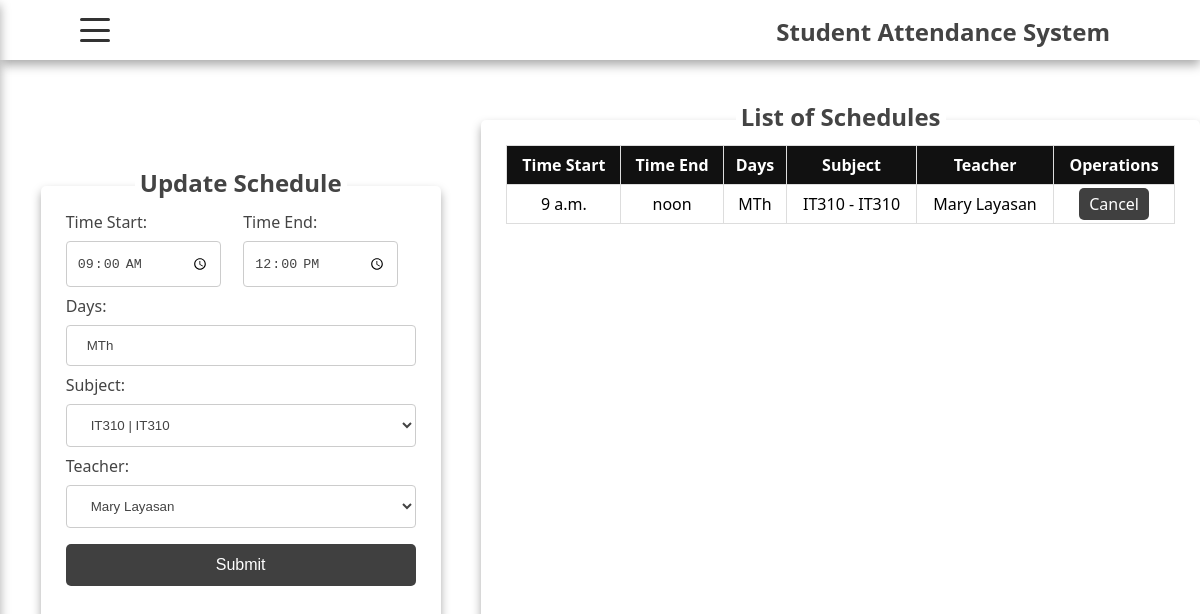
Page /schedule/update_schedule/1 on the committed database.
### student/models.py (models this page shows, shortened)
class Schedule(models.Model):
    timestart = models.TimeField()
    timeend = models.TimeField()
    days = models.CharField(max_length=50)
    subject_id = models.ForeignKey(Subject, on_delete=models.CASCADE)
    teacher_id = models.ForeignKey(Teacher, on_delete=models.CASCADE)

class Subject(models.Model):
    name = models.CharField(max_length=100)
    description = models.TextField(blank=True, null=True)
    section = models.CharField(max_length=50)
    def __str__(self):
        return f"{self.name} - {self.section}"

class Teacher(models.Model):
    firstname = models.CharField(max_length=100)
    lastname = models.CharField(max_length=100)
    def __str__(self):
        return f"{self.firstname} {self.lastname}"

### student/views.py (the view)
# urls.py: path('schedule/update_schedule/<int:id>',views.update_schedule,name='update_schedule'),
def update_schedule(request,id):
    if request.method == 'POST':
        data = Schedule.objects.get(id=id)
        data.timestart = request.POST['timestart']
        data.timeend = request.POST['timeend']
        data.days = request.POST['days']
        data.subject_id=Subject.objects.get(id=request.POST.get('subject_id'))
        data.teacher_id=Teacher.objects.get(id=request.POST.get('teacher_id'))
        data.save()
        return redirect('/schedule/')
    else:
        return render(request,'student/update_schedule.html',{'title':'Update','data':Schedule.objects.get(id=id),'subject_data': Subject.objects.all(),'teacher_data':Teacher.objects.all()})

### student/templates/student/update_schedule.html (shortened to what this page needs)
{% extends "base.html" %}
{%block content%}
    <div class="student-container">
        <div class="form-container">
            <div class="overlap-form-text">
                <h2>Update Schedule</h2>
            </div>
            <form action="" method="post">
                <div class="date-gender-container">
                    <div class="date-cont">
                        <label for="">Time Start:</label>
                        <input type="time" name="timestart" value="{{data.timestart|date:'H:i'}}" id="">
                    </div>
                    <div class="gender-cont">
                        <label for="">Time End:</label>
                        <input type="time" name="timeend" value="{{data.timeend|date:'H:i'}}" id="">
                    </div>
                </div>
                <label for="">Days:</label>
                <input type="text" name="days" value="{{data.days}}" placeholder='Ex. MTh'>
                <label for="">Subject:</label>
                <select name="subject_id" id="">
                    {%for subject in subject_data%}
                    <option value="{{subject.id}}">{{subject.name}} | {{subject.section}}</option>
                    {%endfor%}
                </select>
                <label for="">Teacher:</label>
                <select name="teacher_id" id="">
                    {%for teacher in teacher_data%}
                    <option value="{{teacher.id}}">{{teacher.firstname}} {{teacher.lastname}}</option>
                    {%endfor%}
                </select>
                <button type="submit">Submit</button>
            </form>
        </div>
        <div class="list-container">
            <div class="overlap-list-text">
                <h2>List of Schedules</h2>
            </div>
            <div class="table-container">
                <table>
                    <thead>
                        <tr>
                            <th>Time Start</th>
                            <th>Time End</th>
                            <th>Days</th>
                            <th>Subject</th>
                            <th>Teacher</th>
                            <th>Operations</th>
                        </tr>
                    </thead>
                    <tbody>
                        <tr>
                            <td>{{data.timestart}}</td>
                            <td>{{data.timeend}}</td>
                            <td>{{data.days}}</td>
                            <td>{{data.subject_id}}</td>
                            <td>{{data.teacher_id}}</td>
                            <td>
                                <a href="{%url 'schedule'%}">Cancel</a>
                            </td>
                        </tr>
                    </tbody>
                </table>
            </div>
        </div>
    </div>
{%endblock content%}

### student/static/css/style.css (style rules this page uses)
html, body { display: grid; grid-template-areas: "nav" "main"; grid-template-rows: 60px auto; height: 100vh; margin: 0; font-family: 'Segoe UI', Tahoma, Geneva, Verdana, sans-serif; }
*, *::after, *::before { box-sizing: border-box; padding: 0; margin: 0; }
.student-container { display: grid; grid-template-areas: 'form list' ; grid-template-rows: 1fr 1fr; height: 100vh; width: 100%; padding-top: 60px; }
.form-container { grid-area: form; display: flex; justify-content: center; align-items: center; border-radius: 5px; position: relative; width: 400px; margin: auto; padding: 25px 25px; box-shadow: 0px 5px 10px 0px #aaa; }
.form-container form { display: flex; flex-direction: column; }
.form-container .overlap-form-text { position: absolute; top: -25px; background-color: #fff; padding: 5px; color: #444; }
.form-container input[type=text], select { width: 100%; padding: 12px 20px; margin: 8px 0; display: inline-block; border: 1px solid #ccc; border-radius: 4px; box-sizing: border-box; background-color: #fff; outline: none; color: #444; }
.form-container label { color: #444; }
.form-container .date-gender-container input[type="time"] { background-color: #fff; padding: 12px 10px; border: 1px solid #ccc; outline: none; border-radius: 4px; width: 90%; margin: 8px 0; color: #444; }
.date-gender-container { display: flex; flex-direction: row; position: relative; }
.date-gender-container .date-cont { flex: 1; padding-right: 5px; }
.date-gender-container .gender-cont { flex: 1; }
.form-container button { background-color: #111; opacity: 0.8; border: none; color: white; padding: 12px 20px; text-align: center; text-decoration: none; display: inline-block; font-size: 16px; margin: 8px 0; border-radius: 5px; cursor: pointer; }
.list-container { grid-area: list; padding: 25px 25px; display: flex; justify-content: center; align-items: center; border-radius: 5px; position: relative; width: 100%; height: 565px; margin: auto; box-shadow: 0px 5px 10px 0px #aaa; }
.list-container .overlap-list-text { position: absolute; top: -25px; background-color: #fff; padding: 5px; color: #444; }
.list-container .table-container { height: 100%; width: 100%; overflow: scroll; }
.list-container .table-container table { width: 100%; border-collapse: collapse; }
.list-container .table-container table, thead { position: sticky; z-index: 2; top: 0; }
.list-container .table-container table tbody a { color: #fff; text-decoration: none; background-color: #111; opacity: 0.8; padding: 5px 10px; }
.list-container .table-container table td, .list-container .table-container table th { border: 1px solid #ddd; padding: 8px; text-align: center; }
.list-container .table-container table th { background-color: #111; color: #fff; }
.list-container .table-container table a { border-radius: 5px; }

### rows in the picture
Schedule: timestart "09:00", timeend "12:00", days "MTh", timestart "9 a.m.", timeend "noon", subject_id "IT310 - IT310", teacher_id "Mary Layasan"

### other values in the picture
form field subject_id "IT310 | IT310"
form field teacher_id "Mary Layasan"
